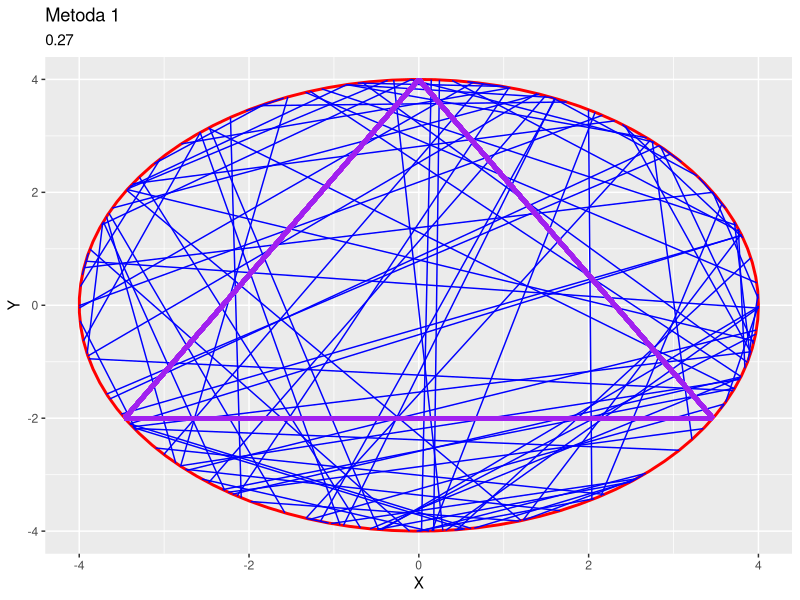

Source code (R):
#METODA 1

#remove.packages("ggplot2")

#install ggplot2
#install.packages("ggplot2")


#install.packages('ggplot2')
library(ggplot2)
r <- 4
n <- 100
#se genereaza aleator coarda 

#se genereaza un unghi cu o masura random
unghi1 <- runif(n, 0, 2 * pi)
#se gasesc punctele corespunzatoare acelui unghi
x1 <- r * cos(unghi1)
y1 <- r * sin(unghi1)

unghi2 <- runif(n, 0, 2 * pi)
x2 <- r * cos(unghi2)
y2 <- r * sin(unghi2)

# Se calculeaza lungimea corzii folosind formula
lung_coarda <- sqrt((x1 - x2)^2 + (y1 - y2)^2)

# Calculam cate corzi
nr_corzi <- sum(lung_coarda >  r * sqrt(3))

# Calculam probabilitatea 
prob <- nr_corzi / n

print(prob)
#se face graful
df <- data.frame(x1, y1, x2, y2)
ggplot(df) +
  annotate("path",x=0+r*cos(seq(0,2*pi,length.out=100)),y=0+r*sin(seq(0,2*pi,length.out=100)), color="red", size=1,5)+
  geom_segment(aes(x = x1, y = y1, xend = x2, yend = y2), color = "blue", size = 0.5) +
  geom_segment(aes(x = 0, y = r, yend = -r/2, xend = r*(sqrt(3)/2)), color = "purple", size = 1.5) +
  geom_segment(aes(x = 0, y = r, yend = -r/2, xend = -r*(sqrt(3)/2)), color = "purple", size = 1.5) +
  geom_segment(aes(y = -r/2, x = -r*(sqrt(3)/2), yend = -r/2, xend = r*(sqrt(3)/2)), color = "purple", size = 1.5) +
  xlim(-r, r) + ylim(-r, r) +
  ggtitle("Metoda 1",prob) +
  xlab("X") + ylab("Y")


